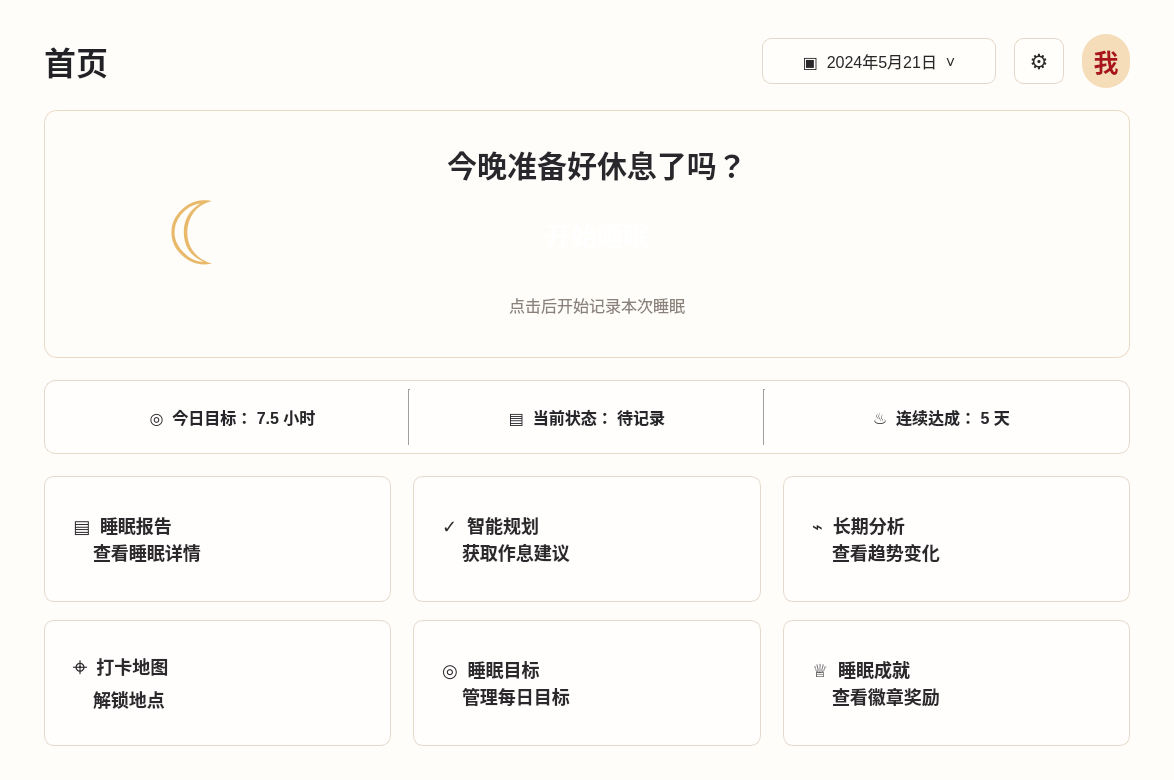
<?xml version="1.0" encoding="UTF-8"?>
<ui version="4.0">
 <class>Form</class>
 <widget class="QWidget" name="Form">
  <property name="geometry">
   <rect>
    <x>0</x>
    <y>0</y>
    <width>1174</width>
    <height>780</height>
   </rect>
  </property>
  <property name="minimumSize">
   <size>
    <width>900</width>
    <height>620</height>
   </size>
  </property>
  <property name="windowTitle">
   <string>首页</string>
  </property>
  <property name="styleSheet">
   <string notr="true">#Form {
    background: #fffdf9;
    color: #25252a;
    font-family: &quot;Microsoft YaHei UI&quot;, &quot;Microsoft YaHei&quot;, sans-serif;
}

QLabel {
    color: #25252a;
    font-family: &quot;Microsoft YaHei UI&quot;, &quot;Microsoft YaHei&quot;, sans-serif;
}

#label {
    color: #222226;
    font-size: 32px;
    font-weight: 800;
}

#dateButton {
    min-width: 196px;
    min-height: 44px;
    padding: 0 18px;
    border: 1px solid #e4d8cb;
    border-radius: 9px;
    background: #fffefa;
    color: #29272a;
    font-size: 16px;
    text-align: center;
}

#dateButton:hover,
#settingsButton:hover {
    border-color: #cfb99c;
    background: #fff8ed;
}

#settingsButton {
    min-width: 48px;
    min-height: 44px;
    border: 1px solid #e4d8cb;
    border-radius: 9px;
    background: #fffefa;
    color: #2b2828;
    font-size: 21px;
}

#avatarLabel {
    min-width: 48px;
    min-height: 48px;
    border-radius: 24px;
    background: #f6ddba;
    color: #a9141c;
    font-size: 25px;
    font-weight: 700;
}

#frame {
    background: qlineargradient(x1:0, y1:0, x2:1, y2:1,
        stop:0 #fffefd, stop:0.55 #fff8ef, stop:1 #fffaf3);
    border: 1px solid #ead9c5;
    border-radius: 13px;
}

#moonLabel {
    color: #e8b96a;
    font-size: 88px;
    font-family: &quot;Segoe UI Symbol&quot;, &quot;Microsoft YaHei UI&quot;;
}

#label_2 {
    color: #28272c;
    font-size: 30px;
    font-weight: 800;
}

#pushButton_8 {
    min-width: 300px;
    min-height: 58px;
    padding: 0 36px;
    border: none;
    border-radius: 11px;
    background: qlineargradient(x1:0, y1:0, x2:0, y2:1,
        stop:0 #c91d25, stop:1 #aa121a);
    color: #ffffff;
    font-size: 26px;
    font-weight: 800;
}

#pushButton_8:hover {
    background: qlineargradient(x1:0, y1:0, x2:0, y2:1,
        stop:0 #d72a31, stop:1 #b8151d);
}

#pushButton_8:pressed {
    background: #951017;
}

#label_3 {
    color: #8a817a;
    font-size: 16px;
}

#frame_2 {
    background: #fffefd;
    border: 1px solid #e5d9cc;
    border-radius: 11px;
}

#label_4,
#label_5,
#label_6 {
    color: #27262a;
    font-size: 16px;
    font-weight: 600;
}

Line {
    color: #e2d5c8;
    background: #e2d5c8;
}

#pushButton_2,
#pushButton_3,
#pushButton_4,
#pushButton_5,
#pushButton_6,
#pushButton_7 {
    min-height: 96px;
    padding: 14px 22px 14px 28px;
    border: 1px solid #e5d9cc;
    border-radius: 10px;
    background: #fffefd;
    color: #2c292c;
    font-size: 18px;
    font-weight: 700;
    text-align: left;
}

#pushButton_2:hover,
#pushButton_3:hover,
#pushButton_4:hover,
#pushButton_5:hover,
#pushButton_6:hover,
#pushButton_7:hover {
    border-color: #d7bea0;
    background: #fff8ee;
}

#pushButton_2:pressed,
#pushButton_3:pressed,
#pushButton_4:pressed,
#pushButton_5:pressed,
#pushButton_6:pressed,
#pushButton_7:pressed {
    background: #f9eddf;
}</string>
  </property>
  <layout class="QVBoxLayout" name="verticalLayout" stretch="0,2,0,2">
   <property name="spacing">
    <number>22</number>
   </property>
   <property name="leftMargin">
    <number>44</number>
   </property>
   <property name="topMargin">
    <number>34</number>
   </property>
   <property name="rightMargin">
    <number>44</number>
   </property>
   <property name="bottomMargin">
    <number>34</number>
   </property>
   <item>
    <layout class="QHBoxLayout" name="horizontalLayout">
     <property name="spacing">
      <number>18</number>
     </property>
     <item>
      <widget class="QLabel" name="label">
       <property name="minimumSize">
        <size>
         <width>140</width>
         <height>54</height>
        </size>
       </property>
       <property name="text">
        <string>首页</string>
       </property>
       <property name="alignment">
        <set>Qt::AlignmentFlag::AlignLeading|Qt::AlignmentFlag::AlignLeft|Qt::AlignmentFlag::AlignVCenter</set>
       </property>
      </widget>
     </item>
     <item>
      <spacer name="horizontalSpacer">
       <property name="orientation">
        <enum>Qt::Orientation::Horizontal</enum>
       </property>
       <property name="sizeHint" stdset="0">
        <size>
         <width>40</width>
         <height>20</height>
        </size>
       </property>
      </spacer>
     </item>
     <item>
      <widget class="QPushButton" name="dateButton">
       <property name="minimumSize">
        <size>
         <width>234</width>
         <height>46</height>
        </size>
       </property>
       <property name="text">
        <string>▣  2024年5月21日  ˅</string>
       </property>
      </widget>
     </item>
     <item>
      <widget class="QPushButton" name="settingsButton">
       <property name="minimumSize">
        <size>
         <width>50</width>
         <height>46</height>
        </size>
       </property>
       <property name="text">
        <string>⚙</string>
       </property>
      </widget>
     </item>
     <item>
      <widget class="QLabel" name="avatarLabel">
       <property name="minimumSize">
        <size>
         <width>48</width>
         <height>48</height>
        </size>
       </property>
       <property name="text">
        <string>我</string>
       </property>
       <property name="alignment">
        <set>Qt::AlignmentFlag::AlignCenter</set>
       </property>
      </widget>
     </item>
    </layout>
   </item>
   <item>
    <widget class="QFrame" name="frame">
     <property name="minimumSize">
      <size>
       <width>0</width>
       <height>188</height>
      </size>
     </property>
     <property name="frameShape">
      <enum>QFrame::Shape::NoFrame</enum>
     </property>
     <property name="frameShadow">
      <enum>QFrame::Shadow::Plain</enum>
     </property>
     <layout class="QHBoxLayout" name="heroLayout" stretch="1,2,1">
      <property name="spacing">
       <number>20</number>
      </property>
      <property name="leftMargin">
       <number>34</number>
      </property>
      <property name="topMargin">
       <number>24</number>
      </property>
      <property name="rightMargin">
       <number>34</number>
      </property>
      <property name="bottomMargin">
       <number>24</number>
      </property>
      <item>
       <widget class="QLabel" name="moonLabel">
        <property name="text">
         <string>☾</string>
        </property>
        <property name="alignment">
         <set>Qt::AlignmentFlag::AlignCenter</set>
        </property>
       </widget>
      </item>
      <item>
       <layout class="QVBoxLayout" name="verticalLayout_2">
        <property name="spacing">
         <number>13</number>
        </property>
        <item>
         <widget class="QLabel" name="label_2">
          <property name="text">
           <string>今晚准备好休息了吗？</string>
          </property>
          <property name="alignment">
           <set>Qt::AlignmentFlag::AlignCenter</set>
          </property>
         </widget>
        </item>
        <item>
         <widget class="QPushButton" name="pushButton_8">
          <property name="minimumSize">
           <size>
            <width>372</width>
            <height>58</height>
           </size>
          </property>
          <property name="text">
           <string>开始睡眠</string>
          </property>
         </widget>
        </item>
        <item>
         <widget class="QLabel" name="label_3">
          <property name="text">
           <string>点击后开始记录本次睡眠</string>
          </property>
          <property name="alignment">
           <set>Qt::AlignmentFlag::AlignCenter</set>
          </property>
         </widget>
        </item>
       </layout>
      </item>
      <item>
       <spacer name="heroRightSpacer">
        <property name="orientation">
         <enum>Qt::Orientation::Horizontal</enum>
        </property>
        <property name="sizeHint" stdset="0">
         <size>
          <width>120</width>
          <height>20</height>
         </size>
        </property>
       </spacer>
      </item>
     </layout>
    </widget>
   </item>
   <item>
    <widget class="QFrame" name="frame_2">
     <property name="minimumSize">
      <size>
       <width>0</width>
       <height>74</height>
      </size>
     </property>
     <property name="frameShape">
      <enum>QFrame::Shape::NoFrame</enum>
     </property>
     <property name="frameShadow">
      <enum>QFrame::Shadow::Plain</enum>
     </property>
     <layout class="QHBoxLayout" name="horizontalLayout_2">
      <property name="spacing">
       <number>20</number>
      </property>
      <property name="leftMargin">
       <number>32</number>
      </property>
      <property name="topMargin">
       <number>8</number>
      </property>
      <property name="rightMargin">
       <number>32</number>
      </property>
      <property name="bottomMargin">
       <number>8</number>
      </property>
      <item>
       <widget class="QLabel" name="label_4">
        <property name="text">
         <string>◎  今日目标： 7.5 小时</string>
        </property>
        <property name="alignment">
         <set>Qt::AlignmentFlag::AlignCenter</set>
        </property>
       </widget>
      </item>
      <item>
       <widget class="Line" name="line">
        <property name="orientation">
         <enum>Qt::Orientation::Vertical</enum>
        </property>
       </widget>
      </item>
      <item>
       <widget class="QLabel" name="label_5">
        <property name="text">
         <string>▤  当前状态： 待记录</string>
        </property>
        <property name="alignment">
         <set>Qt::AlignmentFlag::AlignCenter</set>
        </property>
       </widget>
      </item>
      <item>
       <widget class="Line" name="line_2">
        <property name="orientation">
         <enum>Qt::Orientation::Vertical</enum>
        </property>
       </widget>
      </item>
      <item>
       <widget class="QLabel" name="label_6">
        <property name="text">
         <string>♨  连续达成： 5 天</string>
        </property>
        <property name="alignment">
         <set>Qt::AlignmentFlag::AlignCenter</set>
        </property>
       </widget>
      </item>
     </layout>
    </widget>
   </item>
   <item>
    <layout class="QGridLayout" name="gridLayout">
     <property name="horizontalSpacing">
      <number>22</number>
     </property>
     <property name="verticalSpacing">
      <number>18</number>
     </property>
     <item row="0" column="0">
      <widget class="QPushButton" name="pushButton_2">
       <property name="minimumSize">
        <size>
         <width>0</width>
         <height>126</height>
        </size>
       </property>
       <property name="text">
        <string>▤  睡眠报告
    查看睡眠详情</string>
       </property>
      </widget>
     </item>
     <item row="0" column="1">
      <widget class="QPushButton" name="pushButton_3">
       <property name="minimumSize">
        <size>
         <width>0</width>
         <height>126</height>
        </size>
       </property>
       <property name="text">
        <string>✓  智能规划
    获取作息建议</string>
       </property>
      </widget>
     </item>
     <item row="0" column="2">
      <widget class="QPushButton" name="pushButton_6">
       <property name="minimumSize">
        <size>
         <width>0</width>
         <height>126</height>
        </size>
       </property>
       <property name="text">
        <string>⌁  长期分析
    查看趋势变化</string>
       </property>
      </widget>
     </item>
     <item row="1" column="0">
      <widget class="QPushButton" name="pushButton_4">
       <property name="minimumSize">
        <size>
         <width>0</width>
         <height>126</height>
        </size>
       </property>
       <property name="text">
        <string>⌖  打卡地图
    解锁地点</string>
       </property>
      </widget>
     </item>
     <item row="1" column="1">
      <widget class="QPushButton" name="pushButton_5">
       <property name="minimumSize">
        <size>
         <width>0</width>
         <height>126</height>
        </size>
       </property>
       <property name="text">
        <string>◎  睡眠目标
    管理每日目标</string>
       </property>
      </widget>
     </item>
     <item row="1" column="2">
      <widget class="QPushButton" name="pushButton_7">
       <property name="minimumSize">
        <size>
         <width>0</width>
         <height>126</height>
        </size>
       </property>
       <property name="text">
        <string>♕  睡眠成就
    查看徽章奖励</string>
       </property>
      </widget>
     </item>
    </layout>
   </item>
  </layout>
 </widget>
 <resources/>
 <connections/>
</ui>
